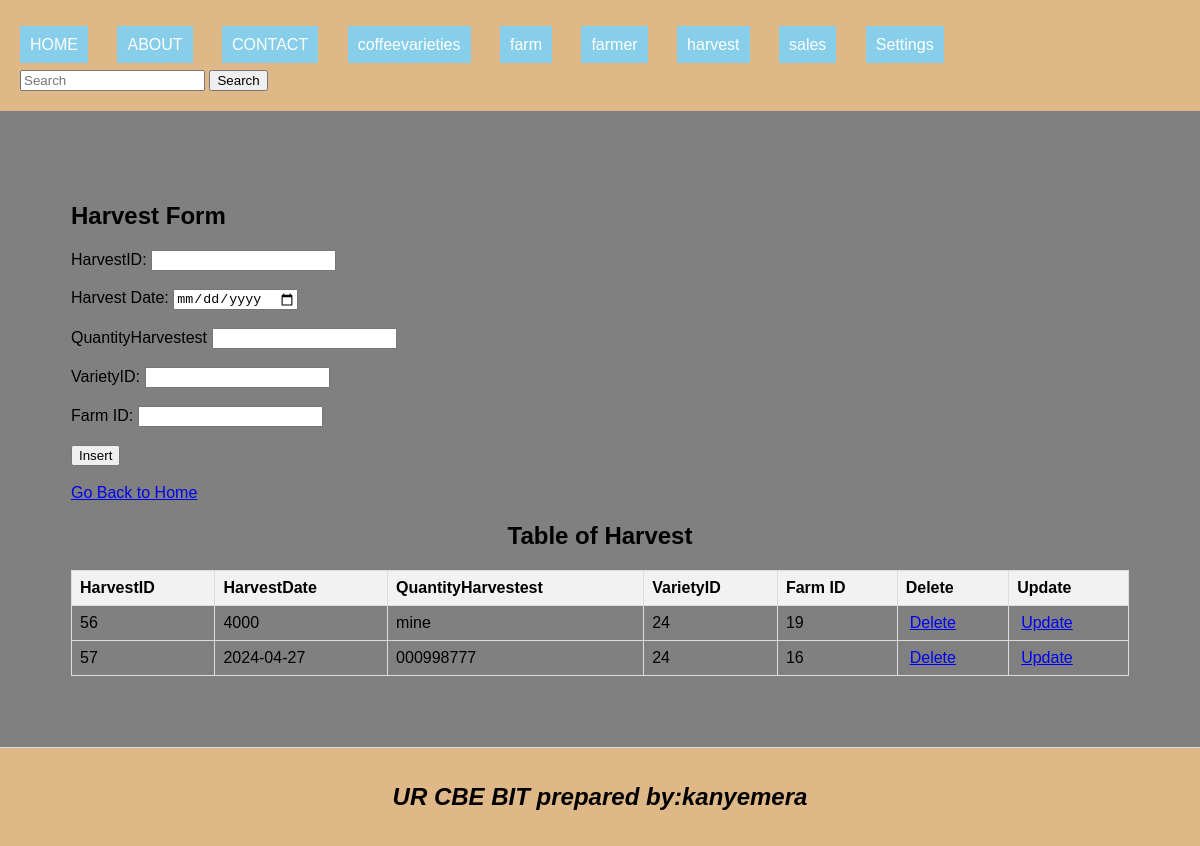
The page /harvest.php on the database its author committed.
### tables this page shows
CREATE TABLE `harvest` (
  `HarvestID` int(11) NOT NULL,
  `HarvestDate` varchar(20) DEFAULT NULL,
  `QuantityHarvestest` varchar(20) DEFAULT NULL,
  `VarietyID` int(11) DEFAULT NULL,
  `farmid` int(11) DEFAULT NULL
);

### harvest.php (the view, shortened to what this page needs)
<!DOCTYPE html>
<html lang="en">
<head>
    <link rel="stylesheet" type="text/css" href="style.css" title="style 1" media="screen, tv, projection, handheld, print"/>
</head>
<body>
    <header><ul style="list-style-type: none; padding: 0;">
    <li style="display: inline; margin-right: 10px;"><a href="./home.html" style="padding: 10px; color: white; background-color: skyblue; text-decoration: none; margin-right: 15px;">HOME</a></li>
    <li style="display: inline; margin-right: 10px;"><a href="./about.html" style="padding: 10px; color: white; background-color: skyblue; text-decoration: none; margin-right: 15px;">ABOUT</a></li>
    <li style="display: inline; margin-right: 10px;"><a href="./contact.html" style="padding: 10px; color: white; background-color: skyblue; text-decoration: none; margin-right: 15px;">CONTACT</a></li>
    <li style="display: inline; margin-right: 10px;"><a href="./coffeevarieties.php" style="padding: 10px; color: white; background-color: skyblue; text-decoration: none; margin-right: 15px;">coffeevarieties</a></li>
    <li style="display: inline; margin-right: 10px;"><a href="./farm.php" style="padding: 10px; color: white; background-color: skyblue; text-decoration: none; margin-right: 15px;">farm</a></li>
    <li style="display: inline; margin-right: 10px;"><a href="./farmer.php" style="padding: 10px; color: white; background-color: skyblue; text-decoration: none; margin-right: 15px;">farmer</a></li>
    <li style="display: inline; margin-right: 10px;"><a href="./harvest.php" style="padding: 10px; color: white; background-color: skyblue; text-decoration: none; margin-right: 15px;">harvest</a></li>
    <li style="display: inline; margin-right: 10px;"><a href="./sales.php" style="padding: 10px; color: white; background-color: skyblue; text-decoration: none; margin-right: 15px;">sales</a></li>
    <li class="dropdown" style="display: inline; margin-right: 10px;">
      <a href="#" style="padding: 10px; color: white; background-color: skyblue; text-decoration: none; margin-right: 15px;">Settings</a>
    </li>
  </ul>
  <form class="d-flex" role="search" action="search.php">
    <input class="form-control me-2" type="search" placeholder="Search" aria-label="Search"name="query">
    <button class="btn btn-outline-success" type="submit">Search</button>
  </form>
</head>
</header>
   <body>
   <section>
    <h1>Harvest Form</h1>
    <form method="post" onsubmit="return confirmInsert();">
        <label for="HarvestID">HarvestID:</label>
        <input type="number" id="HarvestID" name="HarvestID" required><br><br>
        <label for="HarvestDate">Harvest Date:</label>
        <input type="date" id="HarvestDate" name="HarvestDate" required><br><br>
        <label for="QuantityHarvested">QuantityHarvestest</label>
        <input type="number" id="QuantityHarvested" name="QuantityHarvested" required><br><br>
        <label for="VarietyID">VarietyID:</label>
        <input type="number" id="VarietyID" name="VarietyID" required><br><br>
        <label for="farmid">Farm ID:</label>
        <input type="number" id="farmid" name="farmid" required><br><br>
        <input type="submit" name="insert" value="Insert"><br><br>
        <a href="./home.html">Go Back to Home</a>
    </form>
    <center><h2>Table of Harvest</h2></center>
    <table>
        <tr>
            <th>HarvestID</th>
            <th>HarvestDate</th>
            <th>QuantityHarvestest</th>
            <th>VarietyID</th>
            <th>Farm ID</th>
            <th>Delete</th>
            <th>Update</th>
        </tr>
        <?php
         include('database_connection.php');
        $sql = "SELECT * FROM harvest";
        $result = $connection->query($sql);
        if ($result->num_rows > 0) {
            while ($row = $result->fetch_assoc()) {
                $HarvestID = $row["HarvestID"];
                echo "<tr>
                    <td>" . $row["HarvestID"] . "</td>
                    <td>" . $row["HarvestDate"] . "</td>
                    <td>" . $row["QuantityHarvestest"] . "</td>
                    <td>" . $row["VarietyID"] . "</td>
                    <td>" . $row["farmid"] . "</td>
                    <td><a style='padding:4px' href='delete_harvest.php?HarvestID=$HarvestID'>Delete</a></td>
                    <td><a style='padding:4px' href='update_harvest.php?HarvestID=$HarvestID'>Update</a></td>
                  </tr>";
            }
        } else {
            echo "<tr><td colspan='7'>No data found</td></tr>";
        }
        ?>
    </table>
</body>
</html>
<footer>
  <center>
    <b><h2><i>UR CBE BIT  prepared by:kanyemera<i></h2></b>
  </center>
</footer>
</body>
</html>

### style.css (style rules this page uses)
body { font-family: Arial, sans-serif; margin: 0; padding: 0; }
header { background-color:burlywood; padding: 20px; }
.dropdown { position: relative; display: inline; margin-right: 10px; }

### harvest.php (style rules this page uses)
body { background-color:grey; font-family: Arial, sans-serif; }
table { width: 100%; border-collapse: collapse; }
th, td { border: 1px solid #ddd; padding: 8px; text-align: left; }
th { background-color: #f2f2f2; }
header { background-color:burlywood; padding:20px; }
section { padding:71px; border-bottom: 1px solid #ddd; background-color: grey; }
footer { text-align: center; padding: 15px; background-color:burlywood; }

### rows shown on the page
harvest: HarvestID "56", HarvestDate "4000", QuantityHarvestest "mine", VarietyID "24", farmid "19"
harvest: HarvestID "57", HarvestDate "2024-04-27", QuantityHarvestest "000998777", VarietyID "24", farmid "16"
